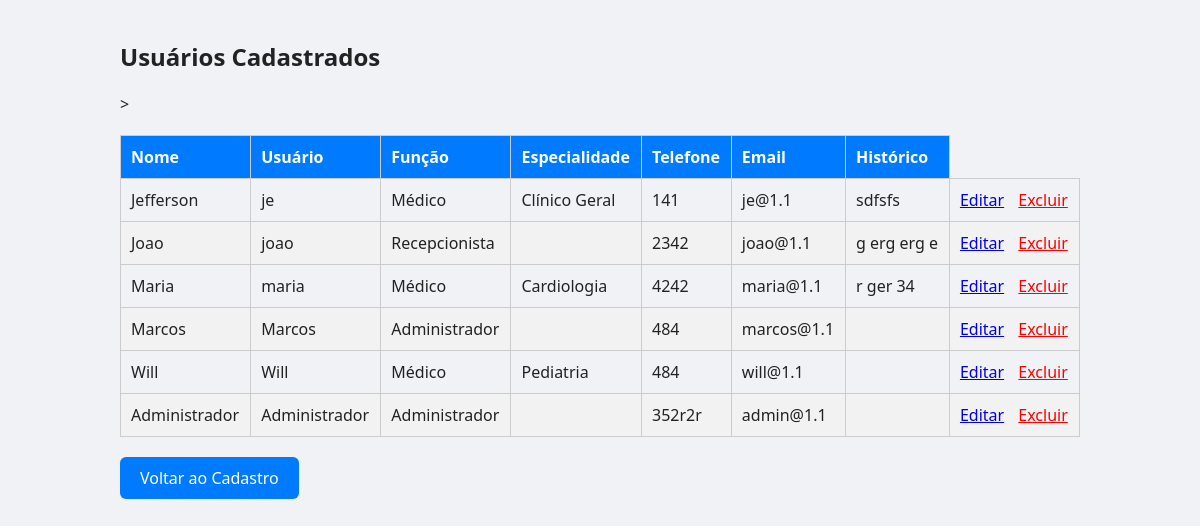
The app's page /Pages/usuarios.php with its own data.
### tables this page shows
CREATE TABLE `usuarios` (
  `id` int(11) NOT NULL,
  `nome` varchar(100) NOT NULL,
  `email` varchar(100) NOT NULL,
  `senha` varchar(255) NOT NULL,
  `perfil` enum('admin','medico','recepcionista') DEFAULT 'recepcionista',
  `token_recuperacao` varchar(255) DEFAULT NULL,
  `criado_em` timestamp NOT NULL DEFAULT current_timestamp(),
  `telefone` varchar(20) DEFAULT NULL,
  `historico` text DEFAULT NULL,
  `funcao` varchar(100) NOT NULL,
  `especialidade` varchar(100) NOT NULL,
  `usuario` varchar(20) DEFAULT NULL
);

### Pages/usuarios.php (the view, shortened to what this page needs)
<?php
include 'Conectar.php';
$sql = "SELECT id, nome, usuario, funcao, especialidade, telefone, email, historico FROM usuarios";
$result = $conn->query($sql);
?>
<!DOCTYPE html>
<html lang="pt-BR">
<head>
  <link rel="stylesheet" href="../CSS/cadastro_usuario.css">
</head>
<body>
    <div class="container">
    <h2>Usuários Cadastrados</h2>
    <?php if ($result->num_rows > 0): ?>
      <table>
        <thead>
          <tr>
            <th>Nome</th>
            <th>Usuário</th>
            <th>Função</th>>
            <th>Especialidade</th>
            <th>Telefone</th>
            <th>Email</th>
            <th>Histórico</th>
          </tr>
        </thead>
        <tbody>
          <?php while($row = $result->fetch_assoc()): ?>
            <tr>
              <td><?= htmlspecialchars($row['nome']) ?></td>
              <td><?= htmlspecialchars($row['usuario']) ?></td>
              <td><?= htmlspecialchars($row['funcao']) ?></td>
              <td><?= htmlspecialchars($row['especialidade']) ?></td>
              <td><?= htmlspecialchars($row['telefone']) ?></td>
              <td><?= htmlspecialchars($row['email']) ?></td>
              <td><?= nl2br(htmlspecialchars($row['historico'])) ?></td>
              <td>
                <a href="editar_usuario.php?id=<?= $row['id'] ?>" style="margin-right: 10px;">Editar</a>
                <a href="excluir_usuario.php?id=<?= $row['id'] ?>" onclick="return confirm('Tem certeza que deseja excluir este usuário?');" style="color: red;">Excluir</a>
              </td>
            </tr>
          <?php endwhile; ?>
        </tbody>
      </table>
    <?php else: ?>
      <p>Nenhum usuário cadastrado ainda.</p>
    <?php endif; ?>
    <a class="btn-voltar" href="cadastro_usuario.php">Voltar ao Cadastro</a>
  </div>
</body>
</html>

### CSS/cadastro_usuario.css (style rules this page uses)
:root { --blue: #1976d2; --blue-dark: #125a9e; --card-bg: #ffffff; --panel-bg: #fbfbfb; --muted: #6b6b6b; --border: #eef0f2; --shadow: 0 8px 18px rgba(20,30,40,0.08); }
* { box-sizing:border-box }
body { margin:0; font-family: "Segoe UI", Roboto, Arial, sans-serif; background: #f0f2f5; color:#222; }

### Pages/usuarios.php (style rules this page uses)
table { width: 100%; border-collapse: collapse; margin-top: 20px; }
th, td { padding: 10px; border: 1px solid #ccc; text-align: left; }
th { background-color: #007bff; color: white; }
tr:nth-child(even) { background-color: #f2f2f2; }
.container { width: 80%; margin: 40px auto; }
.btn-voltar { margin-top: 20px; display: inline-block; padding: 10px 20px; background-color: #007bff; color: white; text-decoration: none; border-radius: 6px; }

### records on screen
usuarios: nome "Jefferson", usuario "je", funcao "Médico", especialidade "Clínico Geral", telefone "141", email "je@1.1", historico "sdfsfs"
usuarios: nome "Joao", usuario "joao", funcao "Recepcionista", telefone "2342", email "joao@1.1", historico "g erg erg e"
usuarios: nome "Maria", usuario "maria", funcao "Médico", especialidade "Cardiologia", telefone "4242", email "maria@1.1", historico "r ger 34"
usuarios: nome "Marcos", usuario "Marcos", funcao "Administrador", telefone "484", email "marcos@1.1"
usuarios: nome "Will", usuario "Will", funcao "Médico", especialidade "Pediatria", telefone "484", email "will@1.1"
usuarios: nome "Administrador", usuario "Administrador", funcao "Administrador", telefone "352r2r", email "admin@1.1"
